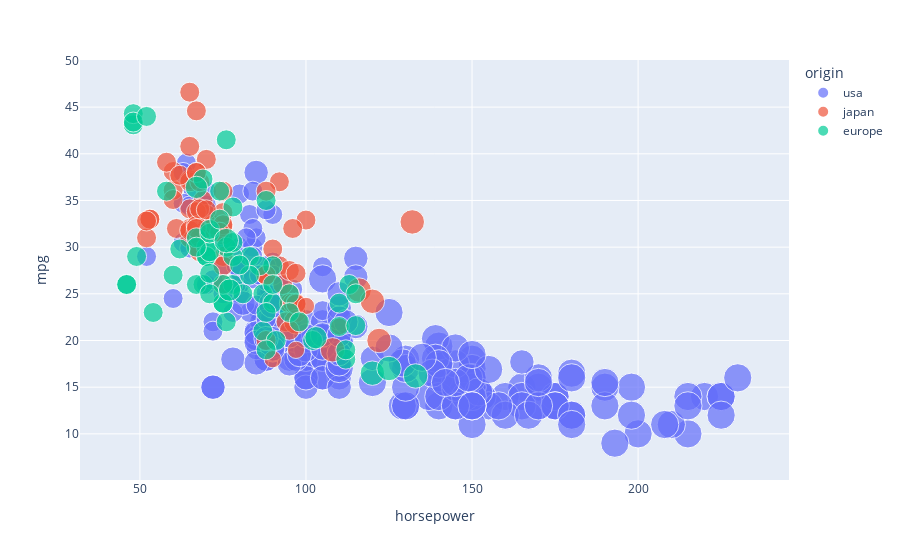

The cell this chart's notebook holds for it:
### Code cell
fig = px.scatter(df, x='horsepower', y='mpg', color='origin', size='cylinders')
fig.show()

### Figure 1 — Plotly figure (JSON) as saved in the notebook; plotly's stock layout.template omitted (floating-point values rounded to 4 significant figures; data arrays with more than 128 entries replaced by an {"elided": "..."} marker saying what was removed)
{"data": [{"hovertemplate": "origin=usa<br>horsepower=%{x}<br>mpg=%{y}<br>cylinders=%{marker.size}<extra></extra>", "legendgroup": "usa", "marker": {"color": "#636efa", "size": {"elided": "249 int values"}, "sizemode": "area", "sizeref": 0.02, "symbol": "circle"}, "mode": "markers", "name": "usa", "orientation": "v", "showlegend": true, "x": {"elided": "249 float values"}, "xaxis": "x", "y": {"elided": "249 float values"}, "yaxis": "y", "type": "scatter"}, {"hovertemplate": "origin=japan<br>horsepower=%{x}<br>mpg=%{y}<br>cylinders=%{marker.size}<extra></extra>", "legendgroup": "japan", "marker": {"color": "#EF553B", "size": [4, 4, 4, 4, 4, 4, 4, 3, 4, 4, 4, 4, 4, 3, 6, 4, 4, 4, 4, 4, 4, 4, 4, 4, 4, 4, 4, 4, 6, 4, 4, 4, 4, 6, 3, 4, 4, 4, 4, 4, 4, 4, 4, 4, 4, 4, 4, 4, 4, 4, 4, 4, 4, 4, 4, 6, 3, 4, 4, 4, 4, 4, 4, 4, 4, 4, 4, 4, 6, 6, 4, 4, 4, 4, 4, 4, 4, 4, 4], "sizemode": "area", "sizeref": 0.02, "symbol": "circle"}, "mode": "markers", "name": "japan", "orientation": "v", "showlegend": true, "x": [95.0, 88.0, 88.0, 95.0, 65.0, 69.0, 95.0, 97.0, 92.0, 97.0, 88.0, 88.0, 94.0, 90.0, 122.0, 67.0, 65.0, 52.0, 61.0, 97.0, 93.0, 75.0, 96.0, 97.0, 53.0, 53.0, 70.0, 75.0, 108.0, 68.0, 70.0, 75.0, 67.0, 97.0, 110.0, 52.0, 70.0, 60.0, 95.0, 97.0, 95.0, 97.0, 68.0, 65.0, 65.0, 60.0, 65.0, 90.0, 75.0, 92.0, 75.0, 65.0, 65.0, 67.0, 67.0, 132.0, 100.0, 72.0, 58.0, 60.0, 67.0, 65.0, 62.0, 68.0, 75.0, 75.0, 100.0, 74.0, 116.0, 120.0, 68.0, 68.0, 88.0, 75.0, 70.0, 67.0, 67.0, 67.0, 96.0], "xaxis": "x", "y": [24.0, 27.0, 27.0, 25.0, 31.0, 35.0, 24.0, 19.0, 28.0, 23.0, 27.0, 20.0, 22.0, 18.0, 20.0, 31.0, 32.0, 31.0, 32.0, 24.0, 26.0, 29.0, 24.0, 24.0, 33.0, 33.0, 32.0, 28.0, 19.0, 31.5, 33.5, 26.0, 30.0, 22.0, 21.5, 32.8, 39.4, 36.1, 27.5, 27.2, 21.1, 23.9, 29.5, 34.1, 31.8, 38.1, 37.2, 29.8, 31.3, 37.0, 32.2, 46.6, 40.8, 44.6, 33.8, 32.7, 23.7, 32.4, 39.1, 35.1, 32.3, 37.0, 37.7, 34.1, 33.7, 32.4, 32.9, 31.6, 25.4, 24.2, 37.0, 31.0, 36.0, 36.0, 34.0, 38.0, 32.0, 38.0, 32.0], "yaxis": "y", "type": "scatter"}, {"hovertemplate": "origin=europe<br>horsepower=%{x}<br>mpg=%{y}<br>cylinders=%{marker.size}<extra></extra>", "legendgroup": "europe", "marker": {"color": "#00cc96", "size": [4, 4, 4, 4, 4, 4, 4, 4, 4, 4, 4, 4, 4, 4, 4, 4, 4, 4, 4, 4, 4, 4, 4, 4, 4, 4, 4, 4, 4, 4, 4, 4, 4, 4, 4, 4, 4, 4, 4, 4, 6, 4, 4, 4, 4, 4, 5, 6, 4, 6, 4, 4, 5, 4, 4, 4, 4, 4, 4, 5, 4, 4, 4, 4, 4, 4, 4, 6, 4, 4], "sizemode": "area", "sizeref": 0.02, "symbol": "circle"}, "mode": "markers", "name": "europe", "orientation": "v", "showlegend": true, "x": [46.0, 87.0, 90.0, 95.0, 113.0, 90.0, 70.0, 76.0, 60.0, 54.0, 112.0, 76.0, 87.0, 69.0, 46.0, 90.0, 49.0, 75.0, 91.0, 112.0, 110.0, 83.0, 67.0, 78.0, 75.0, 75.0, 67.0, 71.0, 70.0, 95.0, 88.0, 98.0, 115.0, 86.0, 81.0, 83.0, 70.0, 71.0, 102.0, 88.0, 120.0, 58.0, 78.0, 78.0, 110.0, 48.0, 103.0, 125.0, 115.0, 133.0, 71.0, 71.0, 77.0, 71.0, 69.0, 76.0, 78.0, 48.0, 48.0, 67.0, 67.0, NaN, 62.0, 88.0, 74.0, NaN, 80.0, 76.0, 74.0, 52.0], "xaxis": "x", "y": [26.0, 25.0, 24.0, 25.0, 26.0, 28.0, 30.0, 30.0, 27.0, 23.0, 18.0, 22.0, 21.0, 26.0, 26.0, 26.0, 29.0, 24.0, 20.0, 19.0, 24.0, 29.0, 26.0, 26.0, 24.0, 26.0, 31.0, 25.0, 29.0, 23.0, 23.0, 22.0, 25.0, 28.0, 25.0, 27.0, 29.0, 29.5, 20.0, 19.0, 16.5, 36.0, 29.0, 30.5, 21.5, 43.1, 20.3, 17.0, 21.6, 16.2, 31.5, 31.9, 25.4, 27.2, 37.3, 41.5, 34.3, 44.3, 43.4, 36.4, 30.0, 40.9, 29.8, 35.0, 33.0, 34.5, 28.1, 30.7, 36.0, 44.0], "yaxis": "y", "type": "scatter"}], "layout": {"xaxis": {"anchor": "y", "domain": [0.0, 1.0], "title": {"text": "horsepower"}}, "yaxis": {"anchor": "x", "domain": [0.0, 1.0], "title": {"text": "mpg"}}, "legend": {"title": {"text": "origin"}, "tracegroupgap": 0, "itemsizing": "constant"}, "margin": {"t": 60}}}
